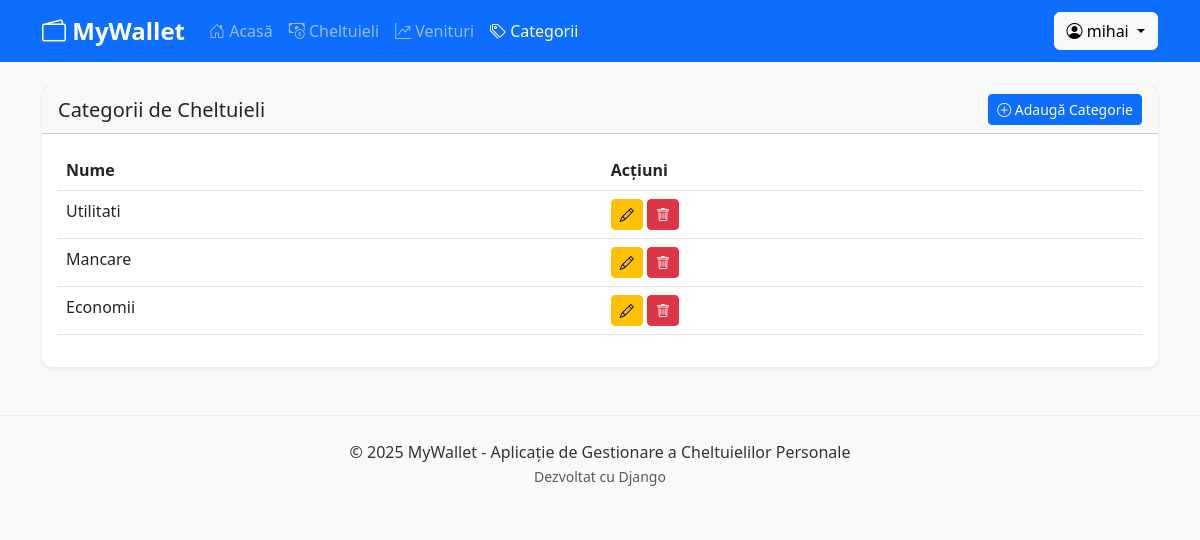
The page /categories/ (signed in) on the database its author committed.
### app_expenses/models.py (models this page shows, shortened)
class Category(models.Model):
    name = models.CharField(max_length=100)
    user = models.ForeignKey(User, on_delete=models.CASCADE)  # 👈 Acum e corect

### app_expenses/views.py (the view)
# urls.py: path('categories/', views.CategoryListView.as_view(), name='category-list'),
class CategoryListView(LoginRequiredMixin, ListView):
    model = Category
    template_name = 'category/category_list.html'
    context_object_name = 'categories'
    def get_queryset(self):
        return Category.objects.filter(user=self.request.user)

### templates/category/category_list.html
{% extends 'base.html' %}
{% load static %}
{% block content %}
<div class="row mb-4">
    <div class="col-md-12">
        <div class="card shadow-sm">
            <div class="card-header d-flex justify-content-between align-items-center">
                <h5 class="mb-0">Categorii de Cheltuieli</h5>
                <a href="{% url 'category-create' %}" class="btn btn-sm btn-primary">
                    <i class="bi bi-plus-circle"></i> Adaugă Categorie
                </a>
            </div>
            <div class="card-body">
                {% if categories %}
                    <div class="table-responsive">
                        <table class="table table-hover">
                            <thead>
                                <tr>
                                    <th>Nume</th>
                                    <th>Acțiuni</th>
                                </tr>
                            </thead>
                            <tbody>
                                {% for category in categories %}
                                <tr>
                                    <td>{{ category.name }}</td>
                                    <td>
                                        <a href="{% url 'category-update' category.id %}" class="btn btn-sm btn-warning">
                                            <i class="bi bi-pencil"></i>
                                        </a>
                                        <a href="{% url 'category-delete' category.id %}" class="btn btn-sm btn-danger">
                                            <i class="bi bi-trash"></i>
                                        </a>
                                    </td>
                                </tr>
                                {% endfor %}
                            </tbody>
                        </table>
                    </div>
                {% else %}
                    <div class="alert alert-info">
                        Nu există categorii înregistrate.
                        <a href="{% url 'category-create' %}" class="alert-link">Adaugă prima categorie</a>.
                    </div>
                {% endif %}
            </div>
        </div>
    </div>
</div>
{% endblock %}

### templates/base.html (shortened to what this page needs)
{% load static %}
<!DOCTYPE html>
<html lang="ro">
<head>
    <link href="https://cdn.jsdelivr.net/npm/bootstrap@5.3.0-alpha1/dist/css/bootstrap.min.css" rel="stylesheet">
    <link rel="stylesheet" href="https://cdn.jsdelivr.net/npm/bootstrap-icons@1.8.1/font/bootstrap-icons.css">
    <link rel="stylesheet" href="{% static 'css/styles.css' %}">
</head>
<body>
<nav class="navbar navbar-expand-lg navbar-dark bg-primary">
    <div class="container">
        <a class="navbar-brand" href="{% url 'dashboard' %}">
            <i class="bi bi-wallet2"></i> MyWallet
        </a>
        <div class="collapse navbar-collapse" id="navbarNav">
            <ul class="navbar-nav me-auto">
                <li class="nav-item">
                    <a class="nav-link {% if request.path == '/' %}active{% endif %}" href="{% url 'dashboard' %}">
                        <i class="bi bi-house-door"></i> Acasă
                    </a>
                </li>
                <li class="nav-item">
                    <a class="nav-link {% if '/expenses/' in request.path %}active{% endif %}" href="{% url 'expense-list' %}">
                        <i class="bi bi-cash-coin"></i> Cheltuieli
                    </a>
                </li>
                <li class="nav-item">
                    <a class="nav-link {% if '/incomes/' in request.path %}active{% endif %}" href="{% url 'income-list' %}">
                        <i class="bi bi-graph-up-arrow"></i> Venituri
                    </a>
                </li>
                <li class="nav-item">
                    <a class="nav-link {% if '/categories/' in request.path %}active{% endif %}" href="{% url 'category-list' %}">
                        <i class="bi bi-tags"></i> Categorii
                    </a>
                </li>
            </ul>
            {% if user.is_authenticated %}
            <div class="dropdown">
                <button class="btn btn-light dropdown-toggle" type="button" id="userDropdown" data-bs-toggle="dropdown">
                    <i class="bi bi-person-circle"></i> {{ user.username }}
                </button>
            </div>
            {% else %}
                <a class="btn btn-outline-light ms-2" href="{% url 'login' %}">
                    <i class="bi bi-box-arrow-in-right"></i> Autentificare
                </a>
                <a class="btn btn-light ms-2" href="{% url 'register' %}"><i class="bi bi-person-plus"></i> Înregistrare</a>
            {% endif %}
        </div>
    </div>
</nav>
<div class="container mt-4">
    {% block content %}{% endblock %}
</div>
<footer class="bg-light py-4 mt-5">
    <div class="container text-center">
        <p class="mb-0">© 2025 MyWallet - Aplicație de Gestionare a Cheltuielilor Personale</p>
        <small class="text-muted">Dezvoltat cu Django</small>
    </div>
</footer>
</body>
</html>

### static/css/styles.css (style rules this page uses)
body { font-family: 'Segoe UI', Tahoma, Geneva, Verdana, sans-serif; background-color: #f8f9fa; color: #333; }
.navbar-brand { font-weight: bold; font-size: 1.5rem; }
.card { border-radius: 10px; border: none; transition: transform 0.3s, box-shadow 0.3s; }
.shadow-sm { box-shadow: 0 .125rem .25rem rgba(0, 0, 0, .075); }
footer { border-top: 1px solid #e9ecef; }

### rows shown on the page
Category: name "Utilitati"
Category: name "Mancare"
Category: name "Economii"

### other values the page prints
{{ user.username }} "mihai"
